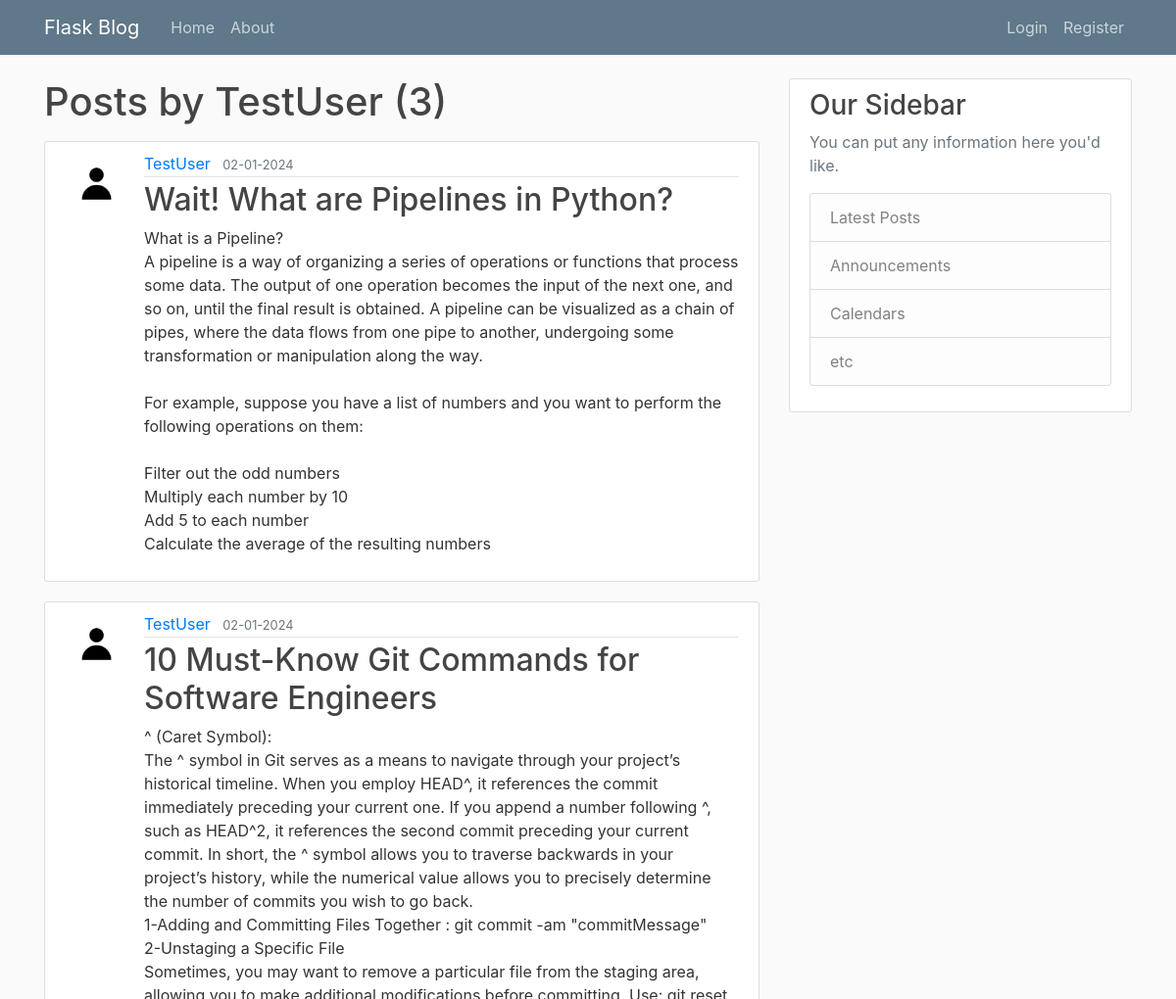
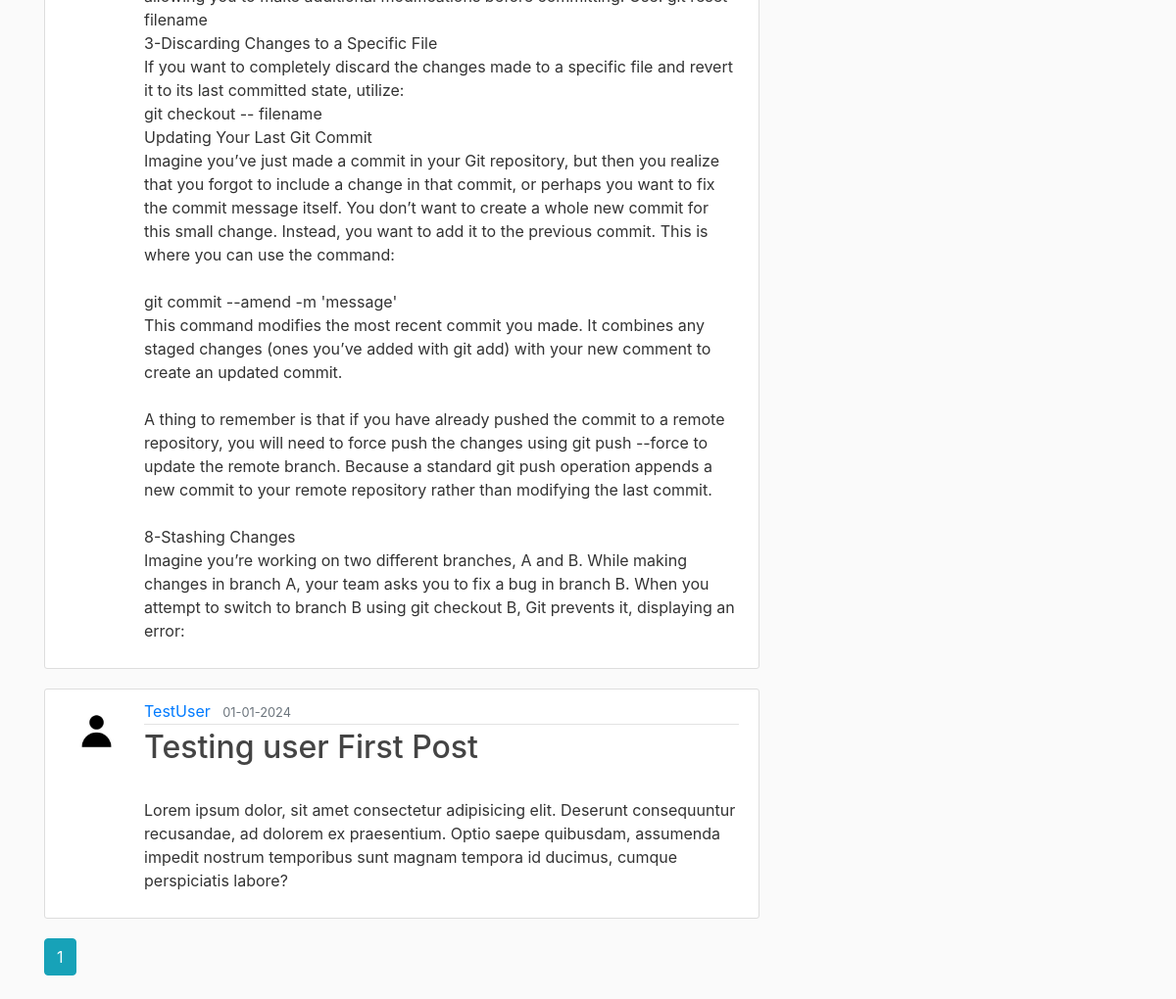
Page /user/TestUser on the committed database (2 pictures, top to bottom).
### flaskblog/models.py (models this page shows, shortened)
class User(db.Model, UserMixin):
    id = db.Column(db.Integer, primary_key = True)
    username = db.Column(db.String(20), unique = True, nullable = False )
    email = db.Column(db.String(120), unique = True, nullable = False )
    image_file = db.Column(db.String(20), nullable=False, default='default.jpg')
    password = db.Column(db.String(60), nullable=False)
    posts = db.relationship('Post', backref='author', lazy=True)

class Post(db.Model):
    id = db.Column(db.Integer, primary_key = True)
    title = db.Column(db.String(100), nullable=False)
    date_posted = db.Column(db.DateTime, nullable=False, default=datetime.now)
    content = db.Column(db.Text, nullable=False)
    user_id = db.Column(db.Integer, db.ForeignKey('user.id'), nullable=False )

### flaskblog/users/routes.py (the view)
@users.route("/user/<string:username>")
def user_posts(username):
    page = request.args.get('page', 1, type=int)
    user = User.query.filter_by(username=username).first_or_404()
    posts = Post.query.filter_by(author=user).order_by(Post.date_posted.desc()).paginate(page=page, per_page=5)
    return render_template("user_posts.html", posts=posts, user=user)

### flaskblog/templates/user_posts.html
{% extends "layout.html" %}
{% block content %}
<h1 class="mb-3">Posts by {{ user.username }} ({{ posts.total }}) </h1>
    {% for post in posts.items %}
        <article class="media content-section">
            <img src="{{ url_for('static', filename='profile_pics/' + post.author.image_file) }}" class="rounded-circle article-img">
            <div class="media-body">
            <div class="article-metadata">
                <a class="mr-2" href="{{ url_for('user_posts', username=post.author.username) }}">{{ post.author.username }}</a>
                <small class="text-muted">{{ post.date_posted.strftime('%d-%m-%Y') }}</small>
            </div>
            <h2><a class="article-title" href="{{ url_for('post', post_id=post.id) }}">{{ post.title }}</a></h2>
            <p class="article-content">{{ post.content }}</p>
            </div>
        </article>
    {% endfor %}
    {% for page_num in posts.iter_pages(left_edge=1, right_edge=1, left_current=1, right_current=2) %}
        {% if page_num %}
            {% if posts.page == page_num %}
            <a href="{{ url_for('users.user_posts', username=user.username, page=page_num) }}" class="btn btn-info mb-4">{{ page_num }}</a>
            {% else %}
            <a href="{{ url_for('users.user_posts', username=user.username, page=page_num) }}" class="btn btn-outline-info mb-4">{{ page_num }}</a>
            {% endif %}
        {% else %}
            ...
        {% endif %}
    {% endfor %}
{% endblock content %}

### flaskblog/static/main.css (style rules this page uses)
body { background: #fafafa; color: #333333; margin-top: 5rem; }
h1, h2, h3, h4, h5, h6 { color: #444444; }
.content-section { background: #ffffff; padding: 10px 20px; border: 1px solid #dddddd; border-radius: 3px; margin-bottom: 20px; }
.article-title { color: #444444; }
.article-content { white-space: pre-line; }
.article-img { height: 65px; width: 65px; margin-right: 16px; }
.article-metadata { padding-bottom: 1px; margin-bottom: 4px; border-bottom: 1px solid #e3e3e3 }

### rows in the picture
User: username "TestUser"
Post: image_file (placeholder picture), author.username "TestUser", date_posted "02-01-2024", title "Wait! What are Pipelines in Python?", content "What is a Pipeline? A pipeline is a way of organizing a series of operations or functions that process some data. The output of one operation becomes the input of the next one, and so on, until the final result is obtained. A pipeline can be visualized as a chain of pipes, where the data flows from one pipe to another, undergoing some transformation or manipulation along the way. For example, suppose you have a list of numbers and you want to perform the following operations on them: Filter out the odd numbers Multiply each number by 10 Add 5 to each number Calculate the average of the resulting numbers"
Post: image_file (placeholder picture), author.username "TestUser", date_posted "02-01-2024", title "10 Must-Know Git Commands for Software Engineers", content "^ (Caret Symbol): The ^ symbol in Git serves as a means to navigate through your project’s historical timeline. When you employ HEAD^, it references the commit immediately preceding your current one. If you append a number following ^, such as HEAD^2, it references the second commit preceding your current commit. In short, the ^ symbol allows you to traverse backwards in your project’s history, while the numerical value allows you to precisely determine the number of commits you wish to go back. 1-Adding and Committing Files Together : git commit -am \"commitMessage\" 2-Unstaging a Specific File Sometimes, you may want to remove a particular file from the staging area, allowing you to make…"
Post: image_file (placeholder picture), author.username "TestUser", date_posted "01-01-2024", title "Testing user First Post", content "Lorem ipsum dolor, sit amet consectetur adipisicing elit. Deserunt consequuntur recusandae, ad dolorem ex praesentium. Optio saepe quibusdam, assumenda impedit nostrum temporibus sunt magnam tempora id ducimus, cumque perspiciatis labore?"

### other values in the picture
{{ posts.total }} "3"
{{ page_num }} "1"
